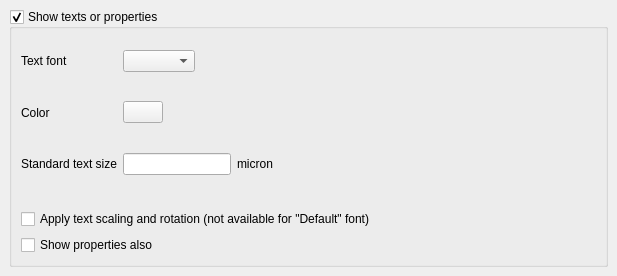
<ui version="4.0" >
 <class>LayoutViewConfigPage2b</class>
 <widget class="QFrame" name="LayoutViewConfigPage2b" >
  <property name="geometry" >
   <rect>
    <x>0</x>
    <y>0</y>
    <width>617</width>
    <height>276</height>
   </rect>
  </property>
  <property name="windowTitle" >
   <string>Settings</string>
  </property>
  <layout class="QGridLayout" >
   <property name="margin" >
    <number>9</number>
   </property>
   <property name="spacing" >
    <number>6</number>
   </property>
   <item row="0" column="0" >
    <widget class="QGroupBox" name="text_group" >
     <property name="title" >
      <string>Show texts or properties</string>
     </property>
     <property name="checkable" >
      <bool>true</bool>
     </property>
     <layout class="QGridLayout" >
      <property name="margin" >
       <number>9</number>
      </property>
      <property name="spacing" >
       <number>6</number>
      </property>
      <item row="2" column="1" >
       <widget class="QFrame" name="frame_3" >
        <property name="frameShape" >
         <enum>QFrame::NoFrame</enum>
        </property>
        <property name="frameShadow" >
         <enum>QFrame::Raised</enum>
        </property>
        <layout class="QHBoxLayout" >
         <property name="margin" >
          <number>0</number>
         </property>
         <property name="spacing" >
          <number>6</number>
         </property>
         <item>
          <widget class="QLineEdit" name="text_def_size_edit" >
           <property name="sizePolicy" >
            <sizepolicy>
             <hsizetype>0</hsizetype>
             <vsizetype>0</vsizetype>
             <horstretch>0</horstretch>
             <verstretch>0</verstretch>
            </sizepolicy>
           </property>
           <property name="minimumSize" >
            <size>
             <width>0</width>
             <height>0</height>
            </size>
           </property>
          </widget>
         </item>
         <item>
          <widget class="QLabel" name="textLabel2_2_2" >
           <property name="sizePolicy" >
            <sizepolicy>
             <hsizetype>0</hsizetype>
             <vsizetype>0</vsizetype>
             <horstretch>0</horstretch>
             <verstretch>0</verstretch>
            </sizepolicy>
           </property>
           <property name="text" >
            <string>micron</string>
           </property>
          </widget>
         </item>
         <item>
          <spacer>
           <property name="orientation" >
            <enum>Qt::Horizontal</enum>
           </property>
           <property name="sizeHint" >
            <size>
             <width>40</width>
             <height>20</height>
            </size>
           </property>
          </spacer>
         </item>
        </layout>
       </widget>
      </item>
      <item row="1" column="1" >
       <widget class="QFrame" name="frame_2" >
        <property name="frameShape" >
         <enum>QFrame::NoFrame</enum>
        </property>
        <property name="frameShadow" >
         <enum>QFrame::Raised</enum>
        </property>
        <layout class="QHBoxLayout" >
         <property name="margin" >
          <number>0</number>
         </property>
         <property name="spacing" >
          <number>6</number>
         </property>
         <item>
          <widget class="lay::ColorButton" name="text_color_pb" >
           <property name="text" >
            <string/>
           </property>
          </widget>
         </item>
         <item>
          <spacer>
           <property name="orientation" >
            <enum>Qt::Horizontal</enum>
           </property>
           <property name="sizeHint" >
            <size>
             <width>40</width>
             <height>20</height>
            </size>
           </property>
          </spacer>
         </item>
        </layout>
       </widget>
      </item>
      <item row="0" column="1" >
       <widget class="QFrame" name="frame" >
        <property name="frameShape" >
         <enum>QFrame::NoFrame</enum>
        </property>
        <property name="frameShadow" >
         <enum>QFrame::Raised</enum>
        </property>
        <layout class="QHBoxLayout" >
         <property name="margin" >
          <number>0</number>
         </property>
         <property name="spacing" >
          <number>6</number>
         </property>
         <item>
          <widget class="QComboBox" name="text_font_cb" />
         </item>
         <item>
          <spacer>
           <property name="orientation" >
            <enum>Qt::Horizontal</enum>
           </property>
           <property name="sizeHint" >
            <size>
             <width>40</width>
             <height>20</height>
            </size>
           </property>
          </spacer>
         </item>
        </layout>
       </widget>
      </item>
      <item row="3" column="0" colspan="2" >
       <spacer>
        <property name="orientation" >
         <enum>Qt::Vertical</enum>
        </property>
        <property name="sizeType" >
         <enum>QSizePolicy::Fixed</enum>
        </property>
        <property name="sizeHint" >
         <size>
          <width>561</width>
          <height>16</height>
         </size>
        </property>
       </spacer>
      </item>
      <item row="4" column="0" colspan="2" >
       <widget class="QCheckBox" name="text_apply_trans_cbx" >
        <property name="text" >
         <string>Apply text scaling and rotation (not available for "Default" font)</string>
        </property>
       </widget>
      </item>
      <item row="6" column="0" colspan="2" >
       <widget class="QCheckBox" name="show_properties_cbx" >
        <property name="text" >
         <string>Show properties also</string>
        </property>
       </widget>
      </item>
      <item row="1" column="0" >
       <widget class="QLabel" name="textLabel3_3" >
        <property name="text" >
         <string>Color</string>
        </property>
       </widget>
      </item>
      <item row="2" column="0" >
       <widget class="QLabel" name="textLabel1_2_2_2" >
        <property name="text" >
         <string>Standard text size</string>
        </property>
       </widget>
      </item>
      <item row="0" column="0" >
       <widget class="QLabel" name="textLabel1_3_2" >
        <property name="text" >
         <string>Text font</string>
        </property>
       </widget>
      </item>
     </layout>
    </widget>
   </item>
  </layout>
 </widget>
 <layoutdefault spacing="6" margin="11" />
 <customwidgets>
  <customwidget>
   <class>lay::ColorButton</class>
   <extends>QPushButton</extends>
   <header>layWidgets.h</header>
  </customwidget>
 </customwidgets>
 <tabstops>
  <tabstop>text_group</tabstop>
  <tabstop>text_font_cb</tabstop>
  <tabstop>text_apply_trans_cbx</tabstop>
  <tabstop>text_def_size_edit</tabstop>
  <tabstop>text_color_pb</tabstop>
  <tabstop>show_properties_cbx</tabstop>
 </tabstops>
 <resources/>
 <connections/>
</ui>
